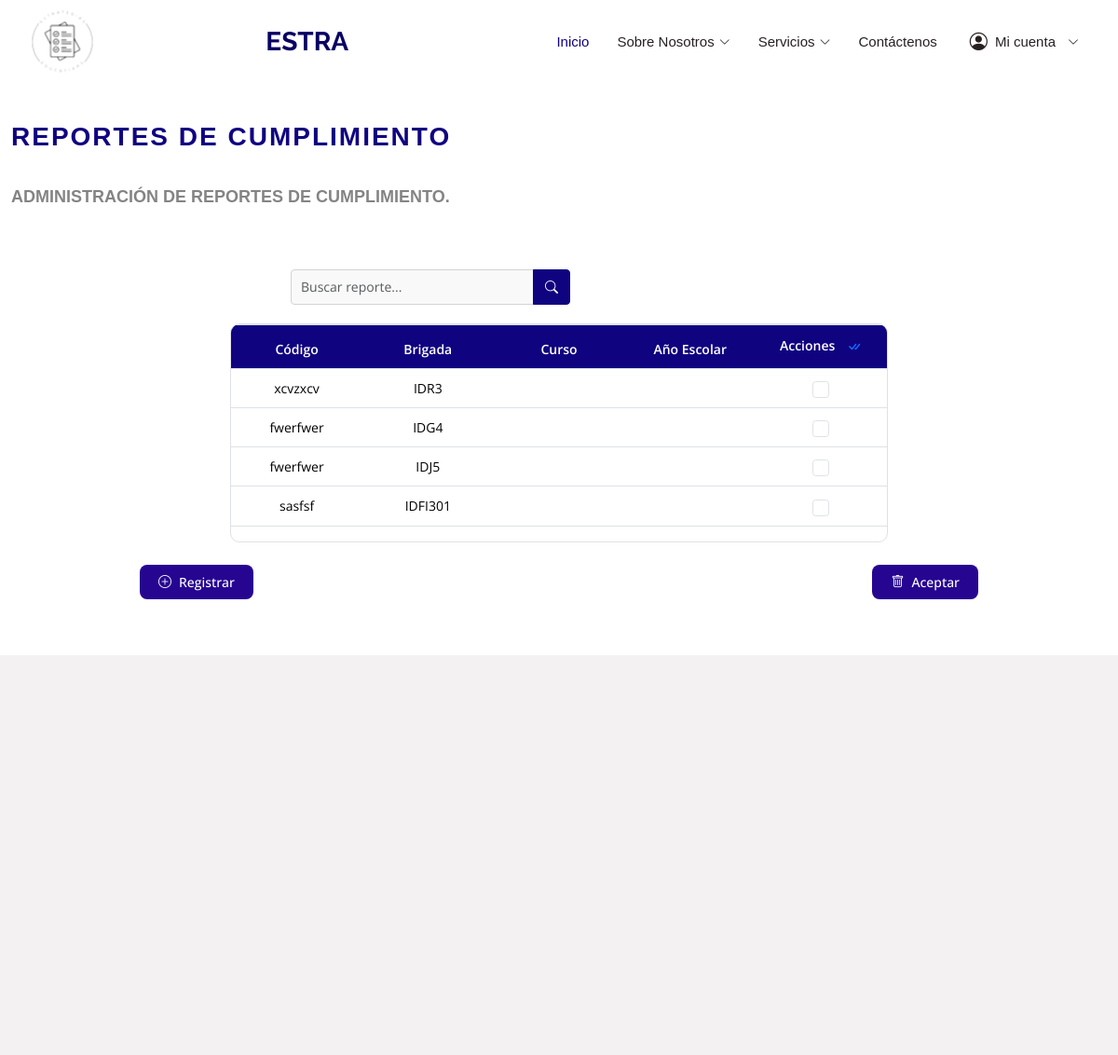
/reportes/, run on the app's committed database.
### data_models/models.py (models this page shows, shortened)
class Reporte(models.Model):
    brigada = models.CharField(max_length=10, blank=True, null=True)
    codigo = models.CharField(max_length=10, blank=True, null=True)
    periodo = models.CharField(max_length=10, blank=True, null=True)
    fecha = models.DateField(blank=True, null=True)
    autor = models.CharField(max_length=50, blank=True, null=True)
    institucion = models.CharField(max_length=50, blank=True, null=True)
    resumen = models.TextField(blank=True, null=True)
    objetivos = models.TextField(blank=True, null=True)
    actividades = models.TextField(blank=True, null=True)
    resultados = models.TextField(blank=True, null=True)
    analisis = models.TextField(blank=True, null=True)
    desafios = models.TextField(blank=True, null=True)
    proximos_pasos = models.TextField(blank=True, null=True)
    anexos = models.FileField(upload_to='anexos/', blank=True, null=True)

### SGEE/views.py (the view)
# urls.py: path('reportes/', reportes_view, name='reportes'),
def reportes_view(request):
    reportes = Reporte.objects.all()
    return render(request, 'reportes.html', {'reportes': reportes})

### templates/reportes.html (shortened to what this page needs)
{% load static %}
<!DOCTYPE html>
<html lang="es">
<head>
  <link href="{% static 'assets/vendor/animate.css/animate.min.css' %}" rel="stylesheet">
  <link href="{% static 'assets/vendor/bootstrap/css/bootstrap.min.css' %}" rel="stylesheet">
  <link href="{% static 'assets/vendor/bootstrap-icons/bootstrap-icons.css' %}" rel="stylesheet">
  <link href="{% static 'assets/vendor/boxicons/css/boxicons.min.css' %}" rel="stylesheet">
  <link href="{% static 'assets/vendor/glightbox/css/glightbox.min.css' %}" rel="stylesheet">
  <link href="{% static 'assets/vendor/remixicon/remixicon.css' %}" rel="stylesheet">
  <link href="{% static 'assets/vendor/swiper/swiper-bundle.min.css' %}" rel="stylesheet">
  <link href="{% static 'assets/css/style.css' %}" rel="stylesheet">
</head>
<body>
  <header id="header" class="d-flex align-items-center fixed-top">
    <div class="container d-flex align-items-center">
      <a href="{% url 'pagina_principal' %}" class="logo me-auto"><img src="{% static './imagenes/logo/logo.png'%}" alt="" class="img-fluid"></a>
      <h1 class="logo me-auto"><a href="{% url 'pagina_principal' %}">ESTRA</a></h1>
      <nav id="navbar" class="navbar">
        <ul>
          <li><a href="{% url 'pagina_principal' %}" class="active">Inicio</a></li>
          <li class="dropdown">
            <a href="#"><span>Sobre Nosotros</span> <i class="bi bi-chevron-down"></i></a>
          </li>
          <li class="dropdown"><a href="#"><span> Servicios </span> <i class="bi bi-chevron-down"></i></a>
          </li>
          <li><a href="{% url 'contactar' %}">Contáctenos</a></li>
          <li class="dropdown user-menu">
            <a href="#"><i class="bi bi-person-circle"></i> Mi cuenta <i class="bi bi-chevron-down"></i></a>
          </li>
        </ul>
      </nav>
    </div>
  </header>
  <main id="main">
<section id="reportes-cumplimiento" class="reportes-cumplimiento section-bg">
    <div class="container-fluid">
      <div class="section-title">
        <h2>Reportes de Cumplimiento</h2>
        <br>
        <p>Administración de reportes de cumplimiento.</p>
        <br>
      </div>
      <div id="barra-busqueda-reportes" class="search-bar">
        <div class="input-group">
          <input type="text" class="form-control" placeholder="Buscar reporte..." aria-label="Buscar">
          <button class="btn btn-primary" type="button">
            <i class="bi bi-search"></i>
          </button>
        </div>
      </div>
      <form id="form-eliminar-reportes" method="POST" action="{% url 'eliminar_reportes' %}">
        <div id="tabla-reportes" class="table-container">
          <div id="tabla-reportes-responsive" class="table-responsive">
            <table id="tablita-reportes" class="table table-bordered table-hover custom-table">
              <thead>
                <tr>
                  <th>Código</th>
                  <th>Brigada</th>
                  <th>Curso</th>
                  <th>Año Escolar</th>
                  <th>
                    Acciones
                    <button id="btn-seleccionar-todo" class="btn btn-link p-0 ms-2" title="Seleccionar Todo">
                      <i class="bi bi-check-all"></i>
                    </button>
                  </th>
                </tr>
              </thead>
              <tbody>
                {% for reporte in reportes %}
                <tr>
                  <td>{{ reporte.codigo }}</td>
                  <td>{{ reporte.brigada }}</td>
                  <td>{{ reporte.curso }}</td>
                  <td>{{ reporte.anio_escolar }}</td>
                  <td>
                    <input type="checkbox" class="form-check-input seleccionar-fila" name="reportes[]" value="{{ reporte.id }}">
                  </td>
                </tr>
                {% empty %}
                <tr>
                  <td colspan="5" class="text-center">No hay reportes registrados.</td>
                </tr>
                {% endfor %}
              </tbody>
            </table>
          </div>
        </div>
      <div id="botones-accion-reportes" class="d-flex justify-content-between mt-4">
        <a href="{% url 'formulario_reporte' %}">
          <div id="btn-registrar-reporte" class="btn btn-success">
            <i class="bi bi-plus-circle"></i> Registrar
          </div>
        </a>
        <button type="submit" id="btn-eliminar-reporte" class="btn btn-danger"><i class="bi bi-trash"></i> Aceptar</button>
      </div></form>
    </div>
  </section>
  </main>
  <footer id="footer" class="footer">
    <div class="container footer-top">
      <div class="row gy-4">
      </div>
    </div>
  </footer>
</body>
</html>

### data on the page
Reporte: codigo "xcvzxcv", brigada "IDR3"
Reporte: codigo "fwerfwer", brigada "IDG4"
Reporte: codigo "fwerfwer", brigada "IDJ5"
Reporte: codigo "sasfsf", brigada "IDFI301"
